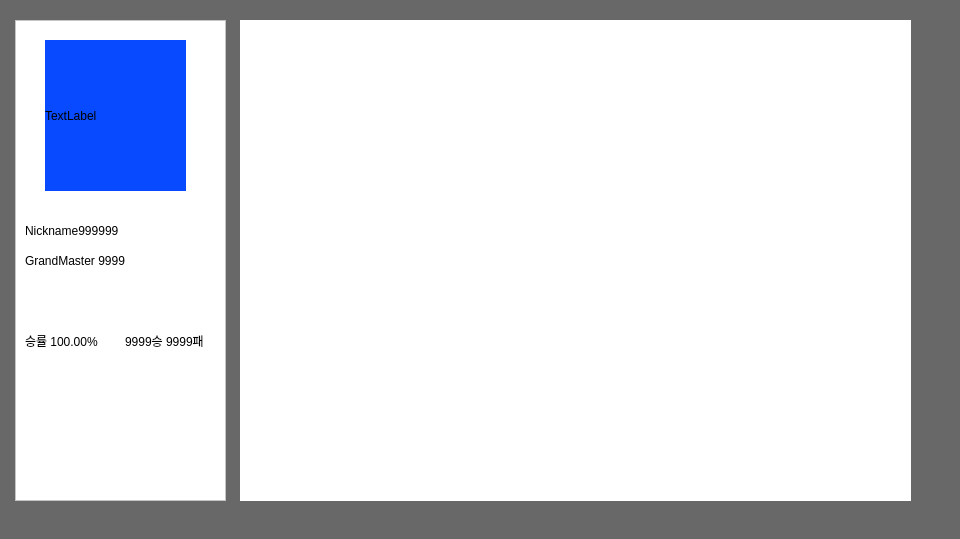
<?xml version="1.0" encoding="UTF-8"?>
<ui version="4.0">
 <class>MainWindow</class>
 <widget class="QMainWindow" name="MainWindow">
  <property name="geometry">
   <rect>
    <x>0</x>
    <y>0</y>
    <width>960</width>
    <height>539</height>
   </rect>
  </property>
  <property name="mouseTracking">
   <bool>false</bool>
  </property>
  <property name="windowTitle">
   <string>MainWindow</string>
  </property>
  <property name="styleSheet">
   <string notr="true">background-color: rgb(104, 104, 104);</string>
  </property>
  <widget class="QWidget" name="centralwidget">
   <widget class="QFrame" name="frame">
    <property name="geometry">
     <rect>
      <x>15</x>
      <y>20</y>
      <width>211</width>
      <height>481</height>
     </rect>
    </property>
    <property name="styleSheet">
     <string notr="true">background-color: rgb(255, 255, 255);</string>
    </property>
    <property name="frameShape">
     <enum>QFrame::StyledPanel</enum>
    </property>
    <property name="frameShadow">
     <enum>QFrame::Raised</enum>
    </property>
    <widget class="QLabel" name="PlayerImg">
     <property name="geometry">
      <rect>
       <x>30</x>
       <y>20</y>
       <width>141</width>
       <height>151</height>
      </rect>
     </property>
     <property name="styleSheet">
      <string notr="true">background-color: rgb(8, 74, 255);</string>
     </property>
     <property name="text">
      <string>TextLabel</string>
     </property>
    </widget>
    <widget class="QLabel" name="Nickname">
     <property name="geometry">
      <rect>
       <x>10</x>
       <y>200</y>
       <width>181</width>
       <height>21</height>
      </rect>
     </property>
     <property name="text">
      <string>Nickname999999</string>
     </property>
    </widget>
    <widget class="QLabel" name="winlate">
     <property name="geometry">
      <rect>
       <x>10</x>
       <y>310</y>
       <width>81</width>
       <height>21</height>
      </rect>
     </property>
     <property name="text">
      <string>승률 100.00%</string>
     </property>
    </widget>
    <widget class="QLabel" name="winlose">
     <property name="geometry">
      <rect>
       <x>110</x>
       <y>310</y>
       <width>81</width>
       <height>21</height>
      </rect>
     </property>
     <property name="text">
      <string>9999승 9999패</string>
     </property>
    </widget>
    <widget class="QLabel" name="mmr">
     <property name="geometry">
      <rect>
       <x>10</x>
       <y>230</y>
       <width>181</width>
       <height>21</height>
      </rect>
     </property>
     <property name="text">
      <string>GrandMaster 9999</string>
     </property>
    </widget>
   </widget>
   <widget class="QFrame" name="frame_2">
    <property name="geometry">
     <rect>
      <x>240</x>
      <y>20</y>
      <width>671</width>
      <height>481</height>
     </rect>
    </property>
    <property name="styleSheet">
     <string notr="true">background-color: rgb(255, 255, 255);</string>
    </property>
    <property name="frameShape">
     <enum>QFrame::StyledPanel</enum>
    </property>
    <property name="frameShadow">
     <enum>QFrame::Raised</enum>
    </property>
    <widget class="QWidget" name="verticalLayoutWidget">
     <property name="geometry">
      <rect>
       <x>0</x>
       <y>0</y>
       <width>671</width>
       <height>481</height>
      </rect>
     </property>
     <layout class="QVBoxLayout" name="MatchLayout"/>
    </widget>
   </widget>
  </widget>
  <widget class="QStatusBar" name="statusbar"/>
 </widget>
 <resources/>
 <connections/>
</ui>
